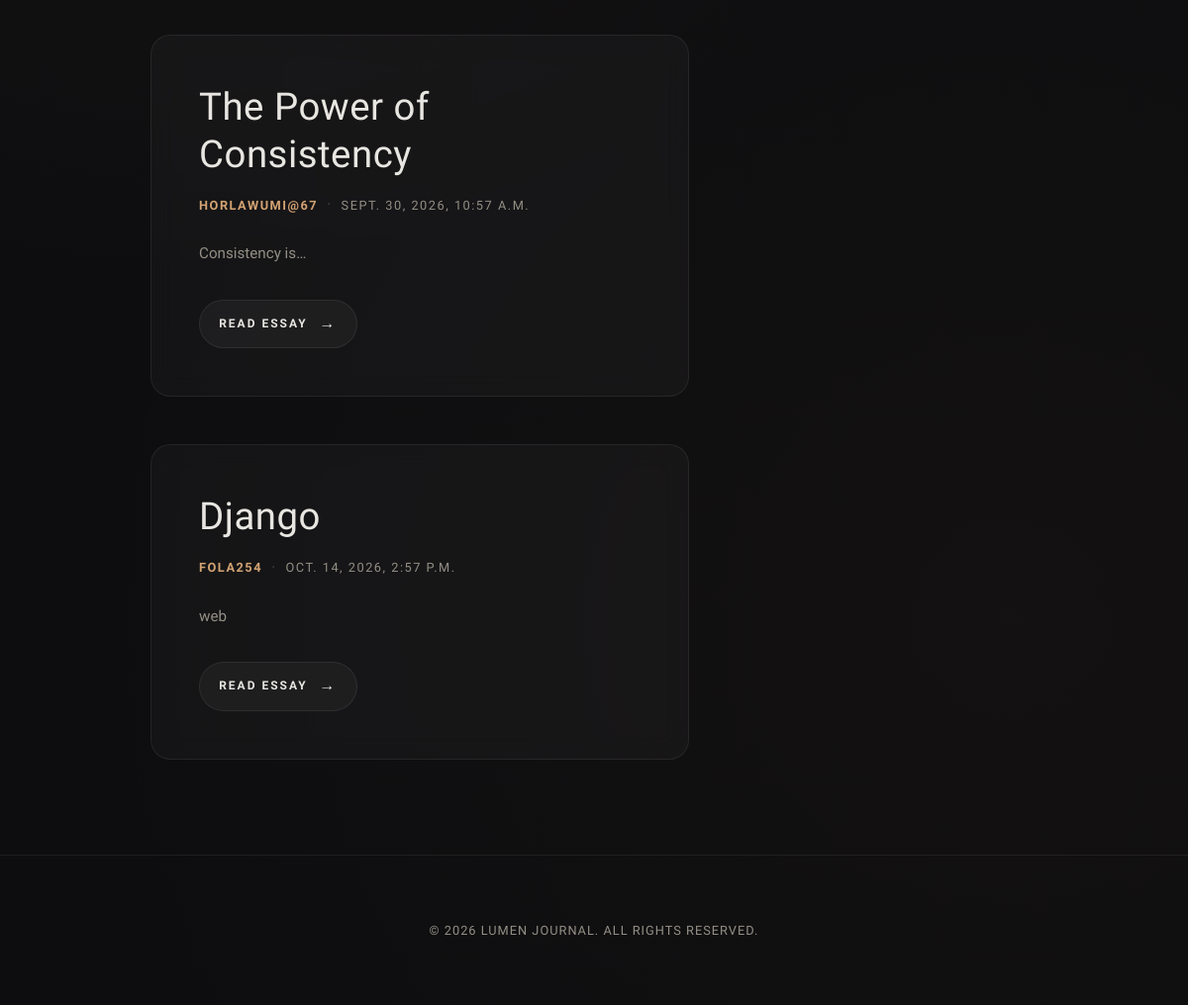
Before: / (lower part) with the older database file.
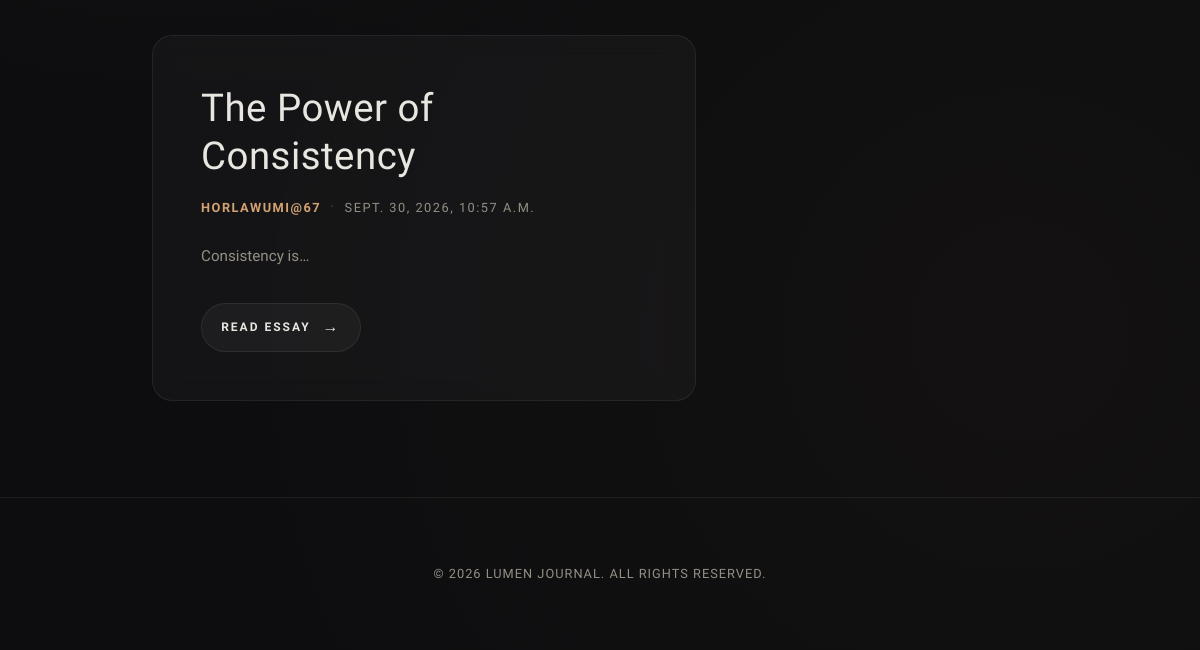
After: the same page with the newer database file.
### daily_news/models.py (models this page shows, shortened)
class Blog(models.Model):
    headline = models.CharField()
    body = models.TextField()
    author = models.ForeignKey('auth.User', on_delete=models.SET_NULL, null=True, blank=True)
    published_at = models.DateTimeField(auto_now=True)

### daily_news/views.py (the view)
# urls.py: path("", homepage, name="home"),
def homepage(request):
    blogs_post = Blog.objects.all()
    return render(request, "daily_news/homepage.html", context={'blogs': blogs_post})

### daily_news/templates/daily_news/homepage.html (shortened to what this page needs)
{% extends "daily_news/base.html" %}
{% block content %}
    <div class="container">
        <div class="content-grid">
            <main class="posts-feed">
                {% for blog in blogs %}
                <article class="post-card">
                    <h2>{{blog.headline}}</h2>
                    <div class="post-meta">
                        <span class="author">{{blog.author}}</span>
                        <span class="dot">•</span>
                        <time datetime="2026-09-11">{{blog.published_at}}</time>
                    </div>
                    <div class="post-body">
                        <p>{{blog.body|truncatechars:15}}</p>
                    </div>
                    <div class="post-footer">
                        <a href="{% url "read-blog" blog.pk %}" class="read-more">
                            Read Essay <span class="arrow">→</span>
                        </a>
                    </div>
                </article>
                {% endfor %}
            </main>
            <aside class="sidebar">
            </aside>
        </div>
    </div>
{% endblock %}

Changed rows visible on the page:
removed Blog: headline "Django", author "FOLA254", published_at "OCT. 14, 2026, 2:57 P.M.", body "web"
